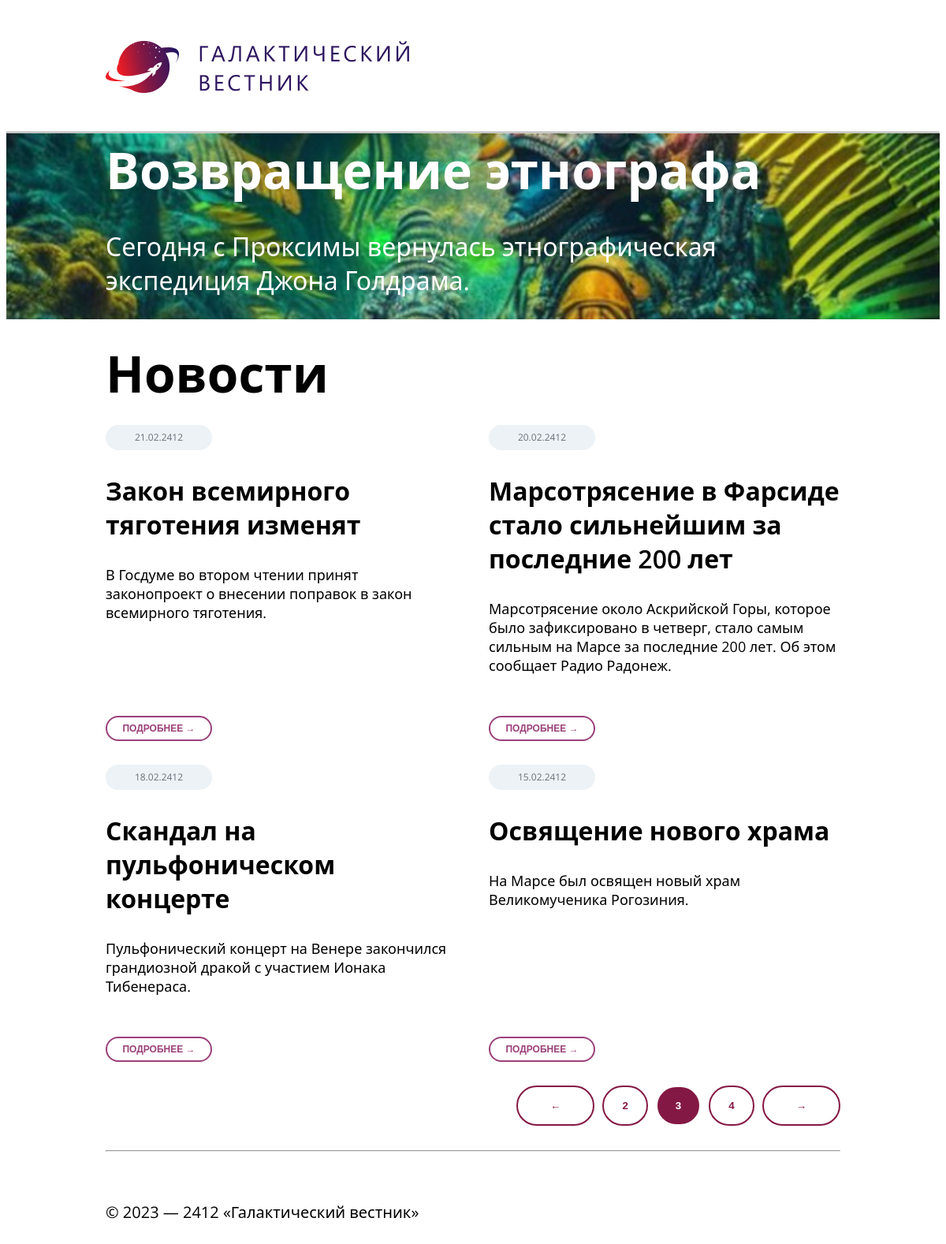
/?page=3, run on the app's committed database.
### tables this page shows
CREATE TABLE `news` (
  `id` int(11) unsigned NOT NULL AUTO_INCREMENT,
  `date` datetime NULL DEFAULT NULL,
  `title` varchar(250) NOT NULL DEFAULT '',
  `announce` text NULL DEFAULT NULL,
  `content` text NULL DEFAULT NULL,
  `image` varchar(250) NOT NULL DEFAULT '',
  PRIMARY KEY (`id`),
  KEY `id` (`id`),

  KEY `idx_news_date` (`date`));

### index.php (the view, shortened to what this page needs)
<!DOCTYPE html>
<html lang="ru">
<head>
    <link rel="stylesheet" type="text/css" href="styles/style.css"/>
</head>
<body>
    <?php include "includes/header.php" ?>
    <main>
        <div class="banner">
            <?php
                include "includes/db.php";
                $query = mysqli_query($connection, "SELECT `title`, `announce`, `image` FROM `news` ORDER BY `date` DESC LIMIT 1;");
                $result = mysqli_fetch_assoc($query);
            ?>
            <div class="banner_text">
                <h1 class="banner_title"><?php echo $result['title']; ?></h1>
                <?php echo $result['announce']; ?>
            </div>
            <img class="banner_image" src="images/<?php echo $result['image']; ?>"/>
        </div>
        <div class="container">
            <h1 class="container_title">Новости</h1>
            <div class="container_news">
                <?php
                    include "includes/db.php";
                    $per_page = 4;
                    $page = 1;
                    if ( isset($_GET['page']) ) {
                        $page = (int) $_GET['page'];
                    }
                    $total_count_q = mysqli_query($connection, "SELECT COUNT(`id`) AS `total_count` FROM `news`");
                    $total_count = mysqli_fetch_assoc($total_count_q);
                    $total_count = $total_count['total_count'];
                    $total_page = ceil( $total_count / $per_page = 4);
                    $offset = ($page - 1) * $per_page;
                    $query = mysqli_query($connection, "SELECT * FROM `news` ORDER BY `date` DESC LIMIT $offset, $per_page");
                    while ( $result = mysqli_fetch_assoc($query) ) {
                    ?>
                        <div class="news">
                            <div class="date"><?php echo date("d.m.Y", strtotime($result['date'])) ?></div>
                            <h2 class="title"><?php echo $result['title'] ?></h2>
                            <div class="announce"><?php echo $result['announce'] ?></div>
                            <a href="/news.php?id=<?php echo $result['id']?>"><button class="details">ПОДРОБНЕЕ &rarr;</button>
                        </a>
                        </div>
                    <?php }
                ?>
            </div>
        </div>
        <div class="navigation">
                <?php
                    if ($page != 1) {?>
                        <a href="?page=<?php echo $page - 1?>"><button class="scroll">&larr;</button></a>
                    <?php } ?>
                    <?php if ($page == 1) { ?>
                        <a href="?page=<?php echo $page?>"><button class="navigation_btn current_page"><?php echo $page?></button></a>
                        <a href="?page=<?php echo $page + 1?>"><button class="navigation_btn"><?php echo $page + 1?></button></a>
                        <a href="?page=<?php echo $page + 2?>"><button class="navigation_btn"><?php echo $page + 2?></button></a>
                    <?php } else { ?>
                         <a href="?page=<?php echo $page - 1?>"><button class="navigation_btn"><?php echo $page - 1?></button></a>
                        <a href="?page=<?php echo $page?>"><button class="navigation_btn current_page"><?php echo $page?></button></a>
                        <a href="?page=<?php echo $page + 1?>"><button class="navigation_btn"><?php echo $page + 1?></button></a>
                    <?php } ?>
                    <?php if ($page != $total_page) { ?>
                        <a href="?page=<?php echo $page + 1?>"><button class="scroll">&rarr;</button></a>
                    <?php } ?>
            </div>
    </main>
    <?php include "includes/footer.php" ?>
</body>
</html>

### styles/style.css (style rules this page uses)
:root { --margin-horizontal: 10.5vw; --bg-color-date: #ECF2F5; --bg-color-details: white; --bg-color-button: white; --border-color-details: #9B407A; --color-navigation: #841844; --color-details: #9B407A; --color-title: #000000; --color-date: #6C6E7B; }
html { height: 100vh; font-family: 'Open Sans', system-ui, sans-serif; }
body { display: flex; flex-direction: column; height: 99%; }
main { flex-grow: 1; display: flex; flex-direction: column; }
h1, h2 { margin: 0; margin-block: 0; }
a { text-decoration: none; }
button { display: flex; justify-content: center; align-items: center; border-radius: 50px; border-width: 2px; border-style: solid; }
.banner { position: relative; margin: 0; }
.banner_image { width: 100%; height: 29.5vh; min-height: 230px; object-fit:cover; }
.banner_text { position: absolute; color: white; top: 50%; transform: translate(0, -50%); margin: 0 var(--margin-horizontal); font-size: clamp(16px, 3vmin, 32px); }
.banner_title { font-size: clamp(32px, 6vmin, 64px); font-weight: 600; margin: 0; }
.container { margin: 2.5vh var(--margin-horizontal) 0; }
.container_title { font-weight: 600; font-size: clamp(32px, 6vmin, 64px); margin: 0 0 2.7vh; }
.container_news { display: grid; grid-template-columns: 1fr 1fr; grid-column-gap: 40px; }
.news { margin-bottom: 3.8vh; position: relative; }
.date { font-size: clamp(10px, 1vmin, 16px); color: var(--color-date); width: clamp(71px, 11.25vw, 154px); height: clamp(25px, 4vh, 46px); background: var(--bg-color-date); border-radius: 20px; border: none; display: flex; justify-content: center; align-items: center; }
.title { margin: 30px 0; font-weight: 600; font-size: clamp(16px, 3vmin, 32px); color: var(--color-title); }
.announce { margin: 0 0 84px; font-weight: 400; font-size: clamp(14px, 1.5vmin, 20px); color: #000000; }
.details { position: absolute; bottom: 0; border-color: var(--border-color-details); font-weight: bolder; font-size: clamp(10px, 1vmin, 16px); background-color: var(--bg-color-details); color: var(--color-details); width: clamp(100px, 11.25vw, 216px); height: clamp(30px, 4vh, 54px); }
.navigation { flex-grow: 1; display: flex; align-items: flex-end; gap: 10px; margin-bottom: 3.8vh; margin-right: var(--margin-horizontal); }
.navigation_btn { font-weight: 600; color: var(--color-navigation); background-color: var(--bg-color-button); border-color: var(--color-navigation); padding: 16px 23px; }
.scroll { font-weight: 600; color: var(--color-navigation); background-color: var(--bg-color-button); border-color: var(--color-navigation); padding: 16px 41px; }
.current_page { --color-navigation: white; --bg-color-button: #841844; }

### data on the page
news: title "Возвращение этнографа", announce "Сегодня с Проксимы вернулась этнографическая экспедиция Джона Голдрама.", image (picture)
news: date "21.02.2412", title "Закон всемирного тяготения изменят", announce "В Госдуме во втором чтении принят законопроект о внесении поправок в закон всемирного тяготения."
news: date "20.02.2412", title "Марсотрясение в Фарсиде стало сильнейшим за последние 200 лет", announce "Марсотрясение около Аскрийской Горы, которое было зафиксировано в четверг, стало самым сильным на Марсе за последние 200 лет. Об этом сообщает Радио Радонеж."
news: date "18.02.2412", title "Скандал на пульфоническом концерте", announce "Пульфонический концерт на Венере закончился грандиозной дракой с участием Ионака Тибенераса."
news: date "15.02.2412", title "Освящение нового храма", announce "На Марсе был освящен новый храм Великомученика Рогозиния."

### other printed values
$page - 1 "2"
$page "3"
$page + 1 "4"
